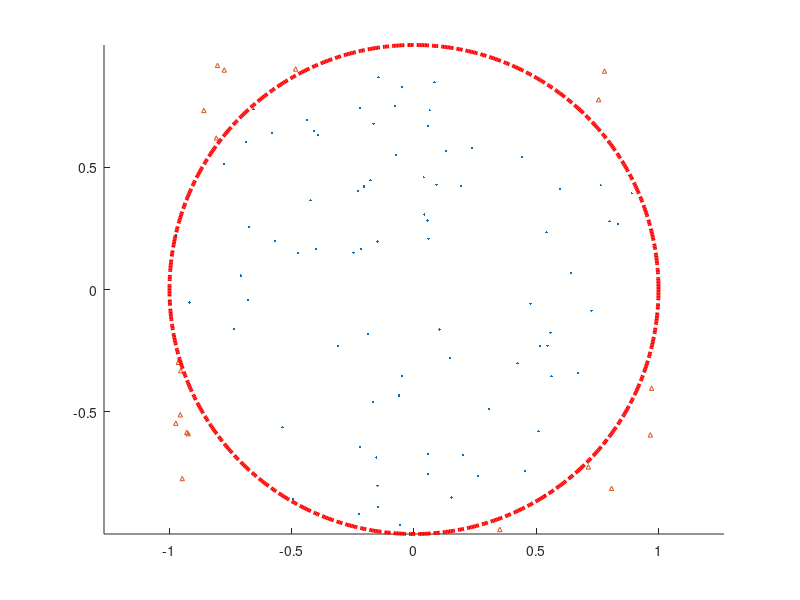

The MATLAB source for this figure: (Note: this script raises an error after producing the figure.)
function calc_pi_Gasper()
% na podlagi začetnega števila točk, radija in naknadnih povečanj začetnih
% točk, izpiše izračunano vrednost π in napako oz. odstopanje od števila π, ki je shranjeno v Matlabu kot \pi.
    n = 100;
    r = 1;
    raziskuje_priblizke_pi(n, r);
end

function raziskuje_priblizke_pi(n, r)
    stevilo_priblizkov = 4; % Število kolikokrat naj poveča in ponovi korak
    for i = 1:stevilo_priblizkov
        [ocenaPi, napaka] = area_pi(n, r);
        disp(['Število naključnih točk: ', num2str(n)]);
        disp(['Ocenjena vrednost π: ', num2str(ocenaPi)]);
        disp(['Napaka oz. odstopanje od števila π: ', num2str(napaka)]);
        izrisi_graf(n, r, ocenaPi);
        n = n * 10; % Poveča število naključnih točk za naslednji poskus
    end
end

function [ocenaPi, napaka] = area_pi(n, r)
% izračuna vrednosti Pi in določi absolutno napako
    zn_Kroga = 0;
    for i = 1:n
        x = 2 * rand() - 1;
        y = 2 * rand() - 1;
        if x^2 + y^2 <= r^2
            zn_Kroga = zn_Kroga + 1;
        end
    end
    ocenaPi = 4 * zn_Kroga / n;
    napaka = abs(ocenaPi - pi);
end

function izrisi_graf(n, r, ocenaPi)
  % Ustvari nov graf za vsak približek in doda legendo zraven njega
    figure;
    izrisi_tocke(n, r);
    izrisi_kroznico(r);
end

function izrisi_tocke(n, r)
%določi točke zunaj in znotraj kroga ter jih doda na graf
    x = 2 * rand(n, 1) - 1;
    y = 2 * rand(n, 1) - 1;
    razdalja = sqrt(x.^2 + y.^2);
    tockeZn = razdalja <= r;
    tockeZu = razdalja > r;
    scatter(x(tockeZn), y(tockeZn), 30, 'cyan', '.');
    hold on;
    scatter(x(tockeZu), y(tockeZu), 10, 'magenta', '^');
    axis equal;
end

function izrisi_kroznico(r)
    theta = linspace(0, 2 * pi, 1000);
    x = r * cos(theta);
    y = r * sin(theta);
    plot(x, y, 'red', 'LineWidth', 2.8, 'LineStyle','-.');
    title(['Ocenjena vrednost π: ', num2str(ocenaPi)]);
    xlabel('X-os');
    ylabel('Y-os');
    legend('Znotraj krožnice', 'Zunaj krožnice', 'Krožnica','Location','northeastoutside')
end
